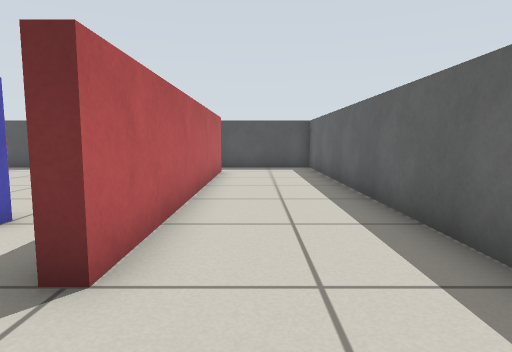
View 1 (above)

21 first-person views from a walk through a world built for the Gazebo simulator. The camera is 0.57 m above the floor, tilts 6° down and sees 75° across. The floor is counted in squares, 0.5 m on a side. Each view is taken from the middle of a square. On the plan, view 1 faces up. The plan holds only what a view shows up to about 13 squares ahead; the rest is blank. Robots are left out.

View 2
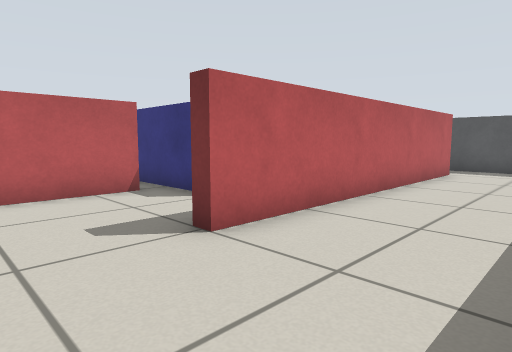

View 3
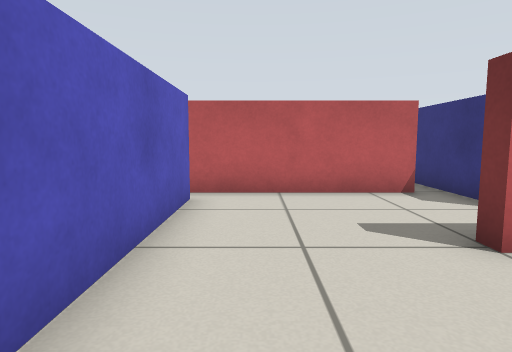

View 4
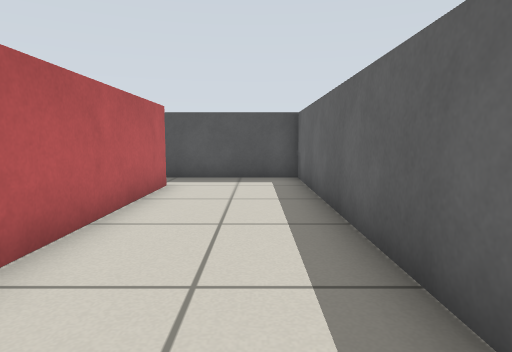

View 5
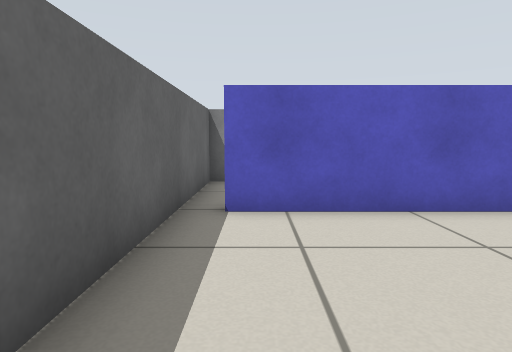

View 6
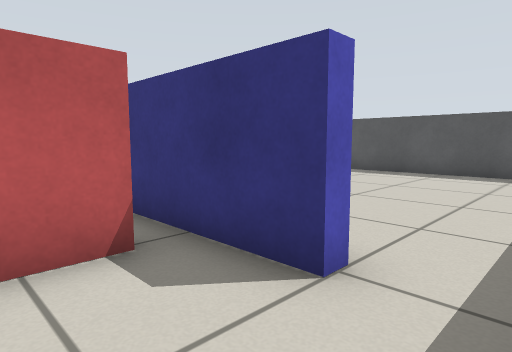

View 7
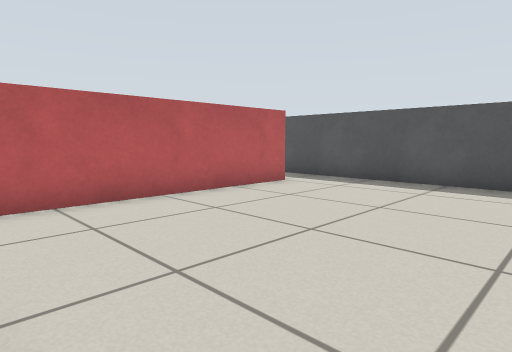

View 8
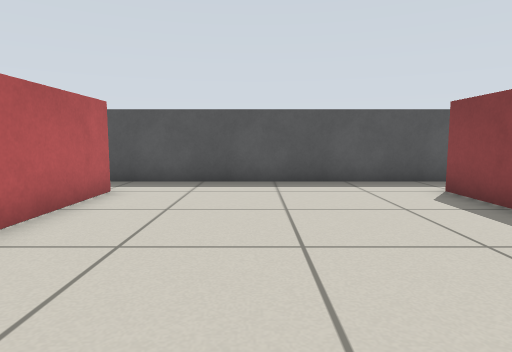

View 9
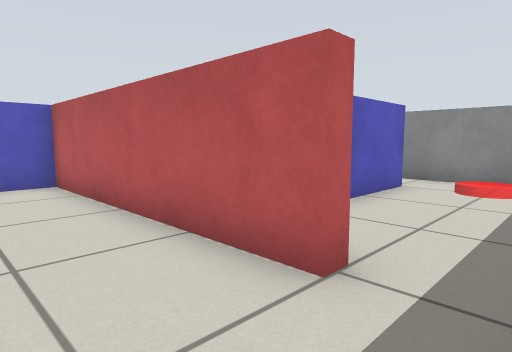

View 10
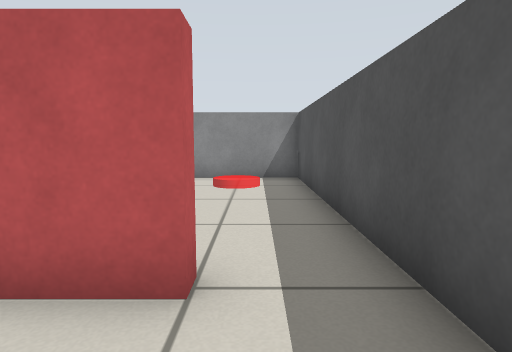

View 11
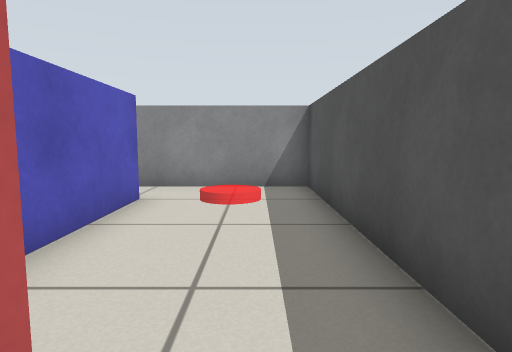

View 12
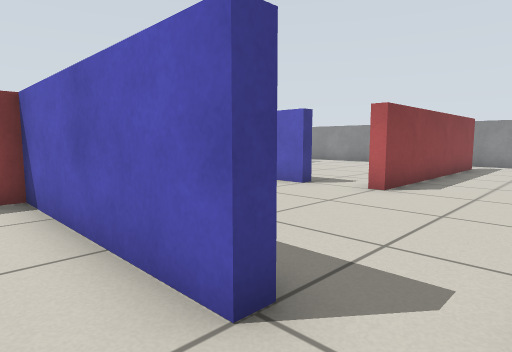

View 13
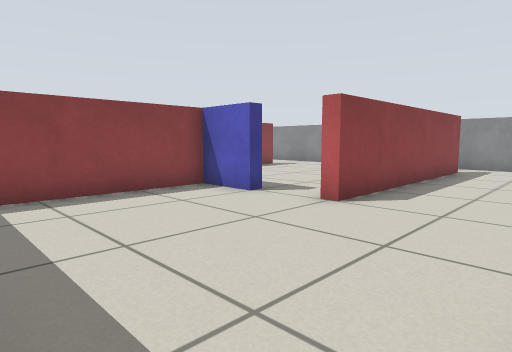

View 14
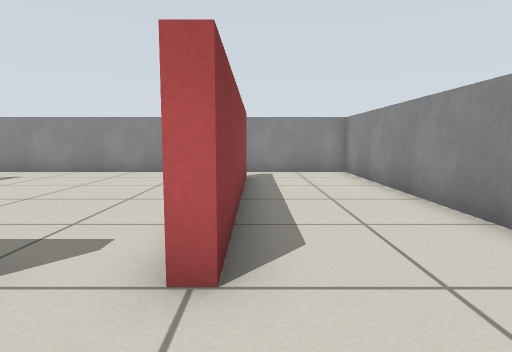

View 15
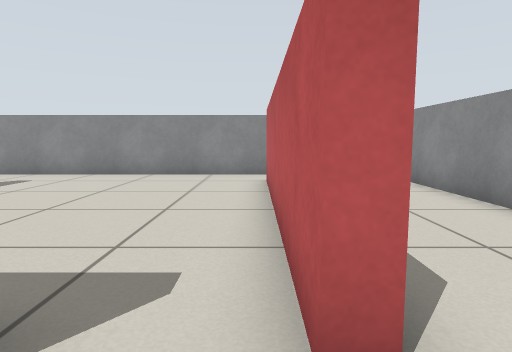

View 16
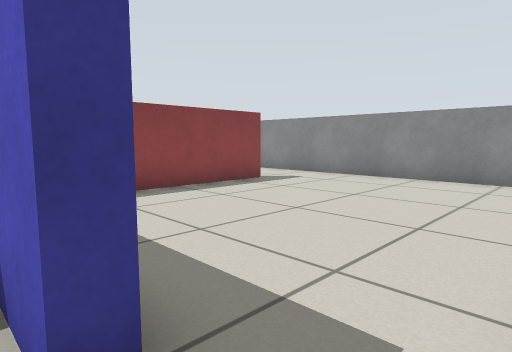

View 17
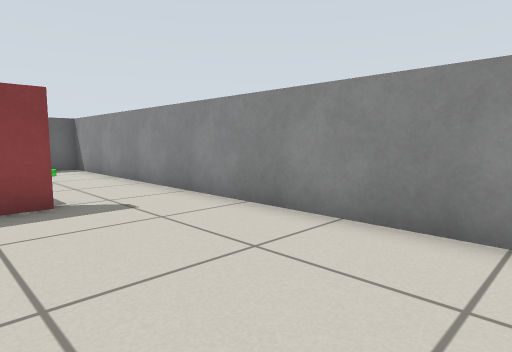

View 18
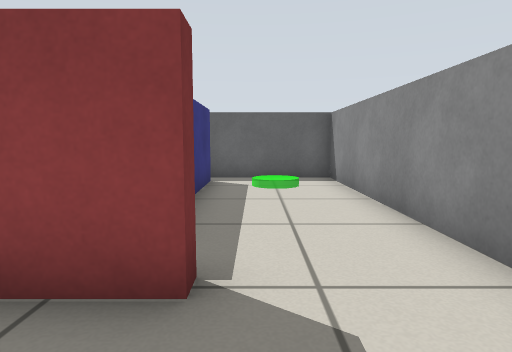

View 19
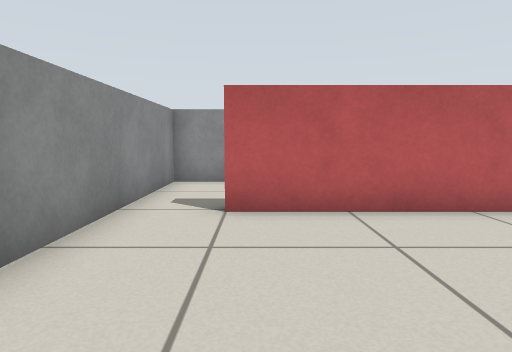

View 20
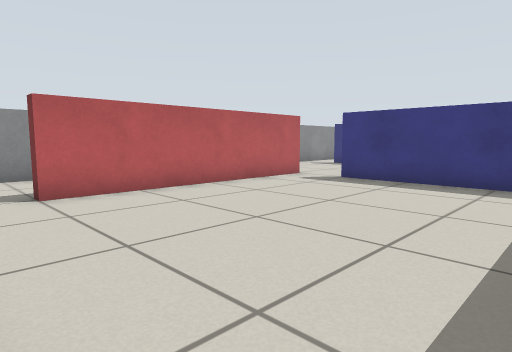

View 21
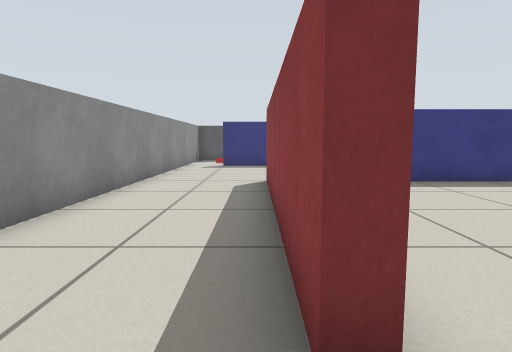

### Floor plan
Points are (right, up) in squares from view 1. A wall is a line through its corners. A room is listed if a view was taken in it or the views show most of it. See-through windows are left out.
Room 1 (views 1, 2, 3, 4, 5, 6)
walls: (-3.5, 4.3) (-6, 4.3); (-5.3, 3.6) (-5.3, -1.5); (2.3, -1.6) (2.3, 14.3) (-1.4, 14.3); (-1.3, 12.5) (-1.3, 2.5) (-1.8, 2.5); (-4.5, -1.3) (1.5, -1.3)
ways out: opening at (-3, 4) to room 2; opening at (-2, 13.5) to room 2; opening at (-5, -2) to room 5; opening at (2, -2) to room 5
Room 2 (views 7, 8, 9, 10, 11)
walls: (-1.7, 10.5) (-1.7, 12.5); (-9.8, 12.5) (-9.3, 12.5) (-9.3, 4.7) (-8.1, 4.7); (-3.5, 4.8) (-3.5, 4.3); (-1.4, 14.3) (-9.6, 14.3)
ways out: opening at (-3, 4) to room 1; opening at (-2, 13.5) to room 1; opening at (-10, 13.5) to room 3
Room 3 (views 12, 13)
walls: (-15.5, 10.2) (-15.5, 10.7) (-9.7, 10.7) (-9.7, 11.1); (-9.6, 14.3) (-17.3, 14.3) (-17.3, 10)
ways out: opening at (-10, 13.5) to room 2; opening at (-16.5, 10) to room 4
Room 4 (views 14, 15, 16, 21)
walls: (-11.5, 4.3) (-11.5, 4.7) (-9.7, 4.7) (-9.7, 9.1); (-17.3, 8.1) (-17.3, -5.3) (-13.6, -5.3); (-13.3, -3.5) (-13.7, -3.5) (-13.7, 4.5) (-13.3, 4.5) (-13.3, 3.5)
ways out: opening at (-16.5, 10) to room 3; opening at (-14, -4.5) to room 5; opening at (-12.5, 4) to room 5
Room 5 (views 17, 18, 19, 20)
walls: (-5.2, -2.5) (-5.7, -2.5) (-5.7, 1.6); (-6, 4.3) (-11.5, 4.3); (-13.6, -5.3) (2.3, -5.3) (2.3, -1.6); (-13.3, 3.5) (-13.3, -3.5); (1.5, -1.7) (-1, -1.7)
ways out: opening at (-5, -2) to room 1; opening at (2, -2) to room 1; opening at (-14, -4.5) to room 4; opening at (-12.5, 4) to room 4

Positions as (right, up) in squares from view 1, and headings:
1: (0, 0), facing up
2: (2, 0), facing up-left
3: (2, 0), facing left
4: (1, 4), facing up
5: (1, 4), facing down
6: (-2, 2), facing up-left
7: (-3, 5), facing up-left
8: (-6, 5), facing up
9: (-7, 14), facing down-left
10: (-7, 13), facing left
11: (-9, 13), facing left
12: (-17, 12), facing down-right
13: (-17, 10), facing down-right
14: (-14, 7), facing down
15: (-13, 6), facing down
16: (-13, 5), facing down-right
17: (-12, -1), facing down-right
18: (-8, -3), facing right
19: (-8, -3), facing left
20: (-6, -5), facing up-left
21: (-14, -5), facing up
